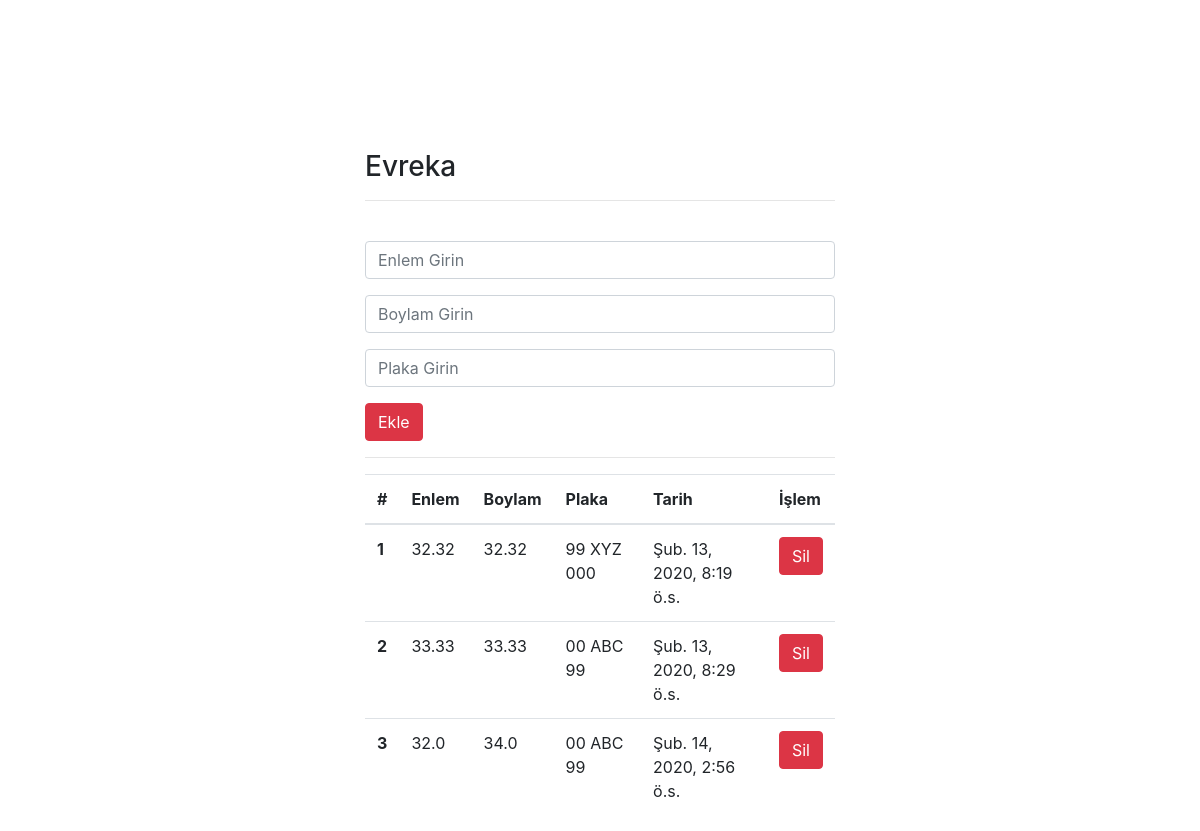
The page / on the database its author committed.
### navigationrecord/models.py (models this page shows)
class Navigation(models.Model):
    vehicle = models.ForeignKey('Vehicle', on_delete=models.CASCADE, related_name='vehicles')
    datetime = models.DateTimeField(verbose_name='Tarih', auto_now_add=True)
    latitude = models.FloatField(max_length=120, verbose_name='Enlem')
    longitude = models.FloatField(max_length=120, verbose_name='Boylam')

class Vehicle(models.Model):
    plate = models.CharField(max_length=200, verbose_name='Plaka')
    def __str__(self):
        return self.plate
    class Meta:
        ordering = ['id']

### navigationrecord/views.py (the view)
# urls.py: path('', views.index),
def index(request):
    thetime = datetime.now() - timedelta(hours=48)
    navs = Navigation.objects.filter(datetime__gte=thetime)
    return render(request, "index.html", {"navs": navs})

### templates/index.html (shortened to what this page needs)
<!DOCTYPE html>
<html lang="en">
<head>
    <link rel="stylesheet" href="https://stackpath.bootstrapcdn.com/bootstrap/4.3.1/css/bootstrap.min.css">
</head>
<body>
    <div style="margin-top:150px;" class="container col-md-5">
        <h3>Evreka</h3>
        <hr>
        <form action="addNav" method="POST">
                <div class="form-group">
                  <input type="number" name="latitude" class="form-control" id="formGroupExampleInput" placeholder="Enlem Girin">
                </div>
                  <div class="form-group">
                    <input type="number" name="longitude" class="form-control" id="formGroupExampleInput" placeholder="Boylam Girin">
                  </div>
                  <div class="form-group">
                    <input type="text" name="vehicle" class="form-control" id="formGroupExampleInput" placeholder="Plaka Girin">
                  </div>
                    <div class="form-group">
                  <button type="submit" class="btn btn-danger">Ekle</button>
                  </div>
              </form>
        <hr>
        {% if navs %}
        <table class="table">
                <thead>
                  <tr>
                    <th scope="col">#</th>
                    <th scope="col">Enlem</th>
                    <th scope="col">Boylam</th>
                    <th scope="col">Plaka</th>
                    <th scope="col">Tarih</th>
                    <th scope="col">İşlem</th>
                  </tr>
                </thead>
                <tbody>
                    {% for nav in navs %}
                    <tr>
                        <th scope="row">{{nav.id}}</th>
                        <td>{{nav.latitude}}</td>
                        <td>{{nav.longitude}}</td>
                        <td>{{nav.vehicle}}</td>
                        <td>{{nav.datetime}}</td>
                        <td><a href="/delete/{{nav.id}}" class="btn btn-danger">Sil</a></td>
                    </tr>
                    {% endfor %}
                </tbody>
              </table>
        {% else %}
            <div class="alert alert-danger">
                Herhangi bir kayıt yok
            </div>
        {% endif %}
    </div>
</body>
</html>

### rows shown on the page
Navigation: id "1", latitude "32.32", longitude "32.32", vehicle "99 XYZ 000", datetime "Şub. 13, 2020, 8:19 ö.s."
Navigation: id "2", latitude "33.33", longitude "33.33", vehicle "00 ABC 99", datetime "Şub. 13, 2020, 8:29 ö.s."
Navigation: id "3", latitude "32.0", longitude "34.0", vehicle "00 ABC 99", datetime "Şub. 14, 2020, 2:56 ö.s."
